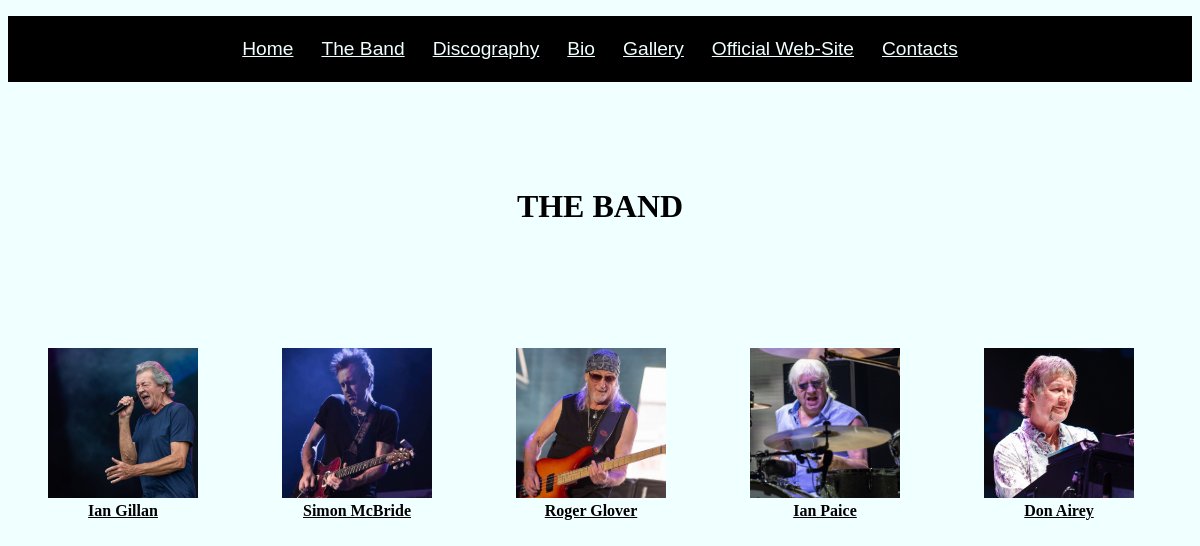
Screenshot of /band/ with the database file from the repository.
### welcome/models.py (models this page shows, shortened)
class Band(models.Model):
    name = models.CharField(max_length=100)
    instrument = models.CharField(max_length=100)
    site = models.URLField(default='')
    slug = models.SlugField(default='', null=False, db_index=True)
    portrait = models.ImageField(upload_to='portraits', default='')

### welcome/views.py (the view)
# urls.py: path('band/', views.BandView.as_view(), name='bnd'),
class BandView(ListView):
    model = Band
    template_name = 'welcome/band.html'
    context_object_name = 'members'

### welcome/templates/welcome/band.html (shortened to what this page needs)
{% extends 'base.html' %}
{% load static %}
{% block css %}
<link rel="stylesheet" href="{% static 'welcome/css/band.css' %}" />
{% endblock %}
{% block content %}
{% include 'welcome/navbar_welcome.html' %}
<h1>THE BAND</h1>
{% for member in members %}
<div class="images">
  <a class="site" href="{{member.site}}">
    <figure>
      <img
        src="{{member.portrait.url}}"
        alt="DP member"
        width="150"
        height="150"
      />
      <figcaption class="figcap">{{member.name}}</figcaption>
    </figure>
  </a>
</div>
{% endfor %}
{% endblock %}

### welcome/static/welcome/css/band.css (style rules this page uses)
body { background-color: azure; }
a { color: azure; }
.site { color: black; }
h1 { text-align: center; padding: 85px; }
.images { display: inline-block; margin-left: auto; margin-right: auto; }
figcaption { font-weight: bold; text-align: center; }

### rows the page displays
Band: portrait (picture), name "Ian Gillan"
Band: portrait (picture), name "Simon McBride"
Band: portrait (picture), name "Roger Glover"
Band: portrait (picture), name "Ian Paice"
Band: portrait (picture), name "Don Airey"
